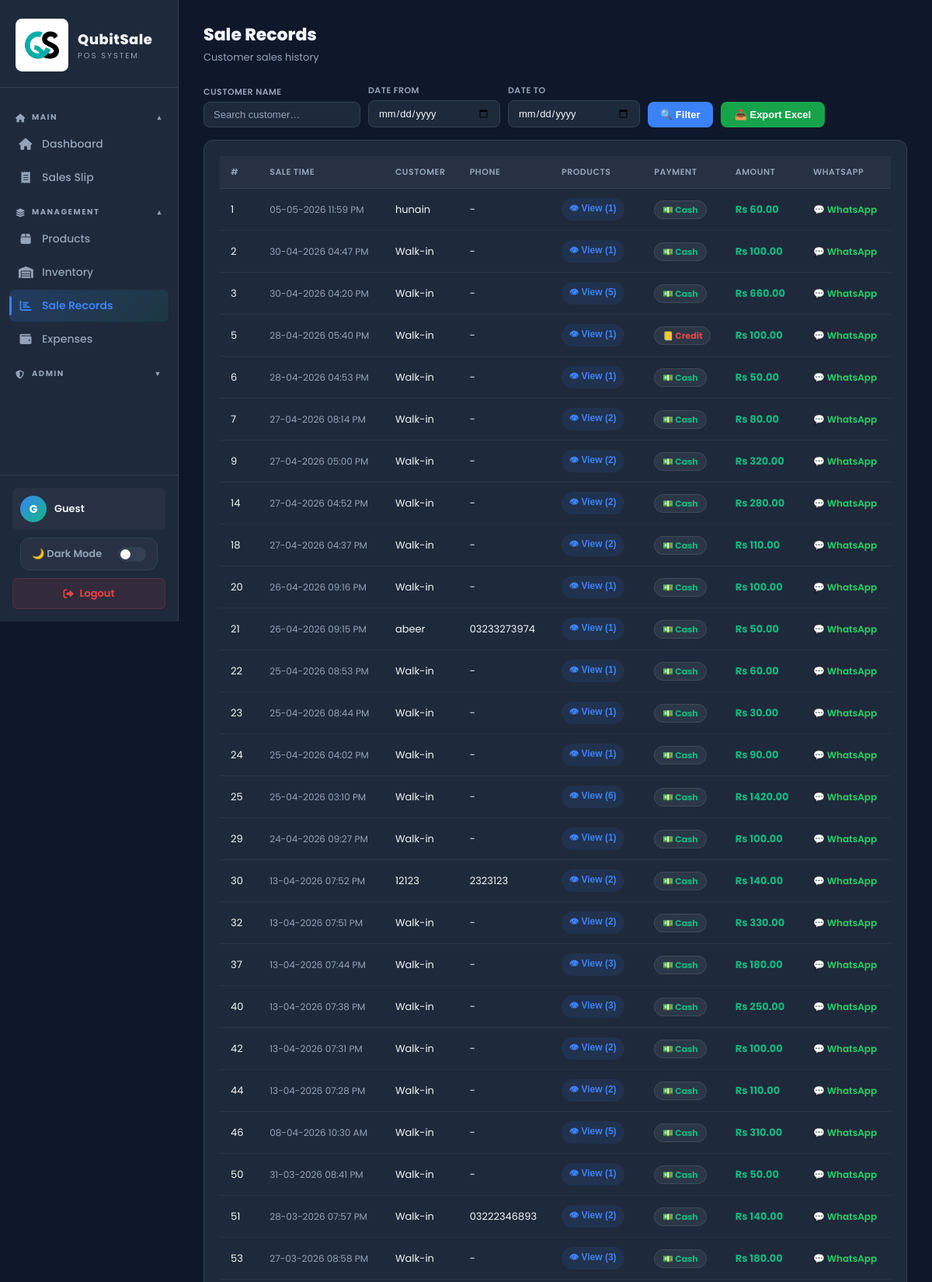
The page /sales.php (upper part) on the database its author committed.
### tables this page shows
CREATE TABLE `sales` (
  `id` int(11) NOT NULL,
  `product_id` int(11) NOT NULL,
  `qty` int(11) NOT NULL,
  `price` decimal(10,2) NOT NULL,
  `customer_name` varchar(100) DEFAULT NULL,
  `customer_phone` varchar(20) DEFAULT NULL,
  `created_at` datetime DEFAULT current_timestamp(),
  `cashier_id` int(11) DEFAULT NULL,
  `cashier_name` varchar(100) DEFAULT NULL,
  `payment_method` varchar(50) DEFAULT 'Cash'
);

### sales.php (the view, shortened to what this page needs)
<?php
include 'db.php';
$conn->set_charset("utf8mb4");
$conn->query("SET time_zone = '+05:00'");
$search   = trim($_GET['search']    ?? '');
$dateFrom = $_GET['date_from'] ?? '';
$dateTo   = $_GET['date_to']   ?? '';
$where  = [];
$whereSql = $where ? 'WHERE ' . implode(' AND ', $where) : '';
$exportParams = http_build_query(array_filter([
    'search'    => $search,
    'date_from' => $dateFrom,
    'date_to'   => $dateTo,
    'export'    => 'excel',
]));
$sql = "SELECT s.customer_name, s.customer_phone, s.qty, s.price,
               s.created_at, s.payment_method, p.name AS product_name
        FROM sales s
        LEFT JOIN products p ON p.id = s.product_id
        $whereSql
        ORDER BY s.created_at DESC";
?>
<!DOCTYPE html>
<html>
<head>
<?php include 'sidebar.php'; ?>
</head>
<body>
<div class="main-content">
  <div class="page-header">
    <div class="page-title">Sale Records</div>
    <div class="page-subtitle">Customer sales history</div>
  </div>
  <div class="content-area">
    <form method="GET" action="">
      <div class="filters-bar">
        <div class="filter-group">
          <label>Customer Name</label>
          <input class="filter-input" type="text" name="search" placeholder="Search customer…" value="<?php echo htmlspecialchars($search); ?>">
        </div>
        <div class="filter-group">
          <label>Date From</label>
          <input class="filter-input" type="date" name="date_from" value="<?php echo htmlspecialchars($dateFrom); ?>">
        </div>
        <div class="filter-group">
          <label>Date To</label>
          <input class="filter-input" type="date" name="date_to" value="<?php echo htmlspecialchars($dateTo); ?>">
        </div>
        <button class="filter-btn" type="submit">🔍 Filter</button>
        <a class="export-btn" href="sales.php?<?php echo htmlspecialchars($exportParams); ?>">📥 Export Excel</a>
      </div>
    </form>
    <div class="card">
    <table>
    <thead><tr><th>#</th><th>Sale Time</th><th>Customer</th><th>Phone</th><th>Products</th><th>Payment</th><th>Amount</th><th>WhatsApp</th></tr></thead>
    <tbody>
    <?php
    $i=1; $grandTotal=0;
    $stmt = $conn->prepare($sql);
    $stmt->execute();
    $q = $stmt->get_result();
    if($q && $q->num_rows>0): while($row=$q->fetch_assoc()): $grandTotal+=$row['qty']*$row['price']; ?>
    <tr>
      <td><?php echo $i++; ?></td>
      <td style="font-size:12px;color:var(--text-muted);"><?php echo date("d-m-Y h:i A",strtotime($row['created_at'])); ?></td>
      <td><?php echo htmlspecialchars($row['customer_name']?:'Walk-in'); ?></td>
      <td><?php echo htmlspecialchars($row['customer_phone']?:'-'); ?></td>
      <td>
        <button class="qty-btn" data-customer="<?php echo htmlspecialchars($row['customer_name']); ?>" data-phone="<?php echo htmlspecialchars($row['customer_phone']); ?>" data-time="<?php echo $row['created_at']; ?>" data-qty="<?php echo (int)$row['qty']; ?>">👁 View</button>
      </td>
      <td><?php
        $pm = $row['payment_method'] ?: 'Cash';
        $pmIcons  = ['Cash'=>'💵','Card'=>'💳','JazzCash'=>'📱','EasyPaisa'=>'📱','Bank Transfer'=>'🏦','Credit'=>'📒'];
        $pmColors = ['Cash'=>'#10b981','Card'=>'#3b82f6','JazzCash'=>'#f97316','EasyPaisa'=>'#10b981','Bank Transfer'=>'#6366f1','Credit'=>'#ef4444'];
        $icon  = $pmIcons[$pm]  ?? '💳';
        $color = $pmColors[$pm] ?? '#94a3b8';
        echo "<span style='background:rgba(255,255,255,0.06);border:1px solid rgba(255,255,255,0.1);padding:3px 10px;border-radius:20px;font-size:11px;font-weight:700;color:{$color};white-space:nowrap;'>{$icon} {$pm}</span>";
      ?></td>
      <td style="font-weight:700;color:var(--accent2);">Rs <?php echo number_format($row['qty']*$row['price'],2); ?></td>
      <td><?php if(!empty($row['customer_phone'])): ?><a class="whatsapp-btn" target="_blank" href="https://wa.me/92<?php echo ltrim($row['customer_phone'],'0'); ?>?text=Thank%20you%20for%20shopping%20with%20us%20%F0%9F%98%8A">💬 WhatsApp</a><?php else: echo '-'; endif; ?></td>
    </tr>
    <?php endwhile; else: ?>
    <tr><td colspan="8" style="text-align:center;padding:30px;color:var(--text-muted);">No sales found</td></tr>
    <?php endif; ?>
    </tbody>
    </table>
    </div>
  </div>
</div>
</body>
</html>

### sales.php (style rules this page uses)
.qty-btn { color:var(--accent);cursor:pointer;font-weight:600;font-size:12px;background:rgba(59,130,246,0.1);padding:4px 10px;border-radius:20px;border:none;font-family:'Plus Jakarta Sans',sans-serif; }
.whatsapp-btn { color:#25d366;font-weight:600;text-decoration:none;font-size:12px; }
.export-btn { display:inline-flex;align-items:center;gap:6px;padding:9px 18px;background:#16a34a;color:#fff;border:none;border-radius:8px;font-family:'Plus Jakarta Sans',sans-serif;font-weight:700;font-size:13px;cursor:pointer;text-decoration:none;transition:background .2s; }
.filters-bar { display:flex;flex-wrap:wrap;gap:10px;align-items:flex-end;margin-bottom:16px; }
.filter-group { display:flex;flex-direction:column;gap:4px; }
.filter-group label { font-size:11px;font-weight:600;color:var(--text-muted);text-transform:uppercase;letter-spacing:.04em; }
.filter-input { padding:8px 12px;border-radius:8px;border:1px solid var(--border);background:var(--card);color:var(--text);font-family:'Plus Jakarta Sans',sans-serif;font-size:13px;min-width:170px; }
.filter-btn { padding:9px 16px;border-radius:8px;border:none;background:var(--accent);color:#fff;font-family:'Plus Jakarta Sans',sans-serif;font-weight:700;font-size:13px;cursor:pointer;align-self:flex-end; }

### rows shown on the page
sales: created_at "05-05-2026 11:59 PM", customer_name "hunain", customer_phone "-", payment_method "💵", payment_method "Cash"
sales: created_at "30-04-2026 04:47 PM", customer_name "Walk-in", customer_phone "-", payment_method "💵", payment_method "Cash"
sales: created_at "30-04-2026 04:20 PM", customer_name "Walk-in", customer_phone "-", payment_method "💵", payment_method "Cash"
sales: created_at "28-04-2026 05:40 PM", customer_name "Walk-in", customer_phone "-", payment_method "📒", payment_method "Credit"
sales: created_at "28-04-2026 04:53 PM", customer_name "Walk-in", customer_phone "-", payment_method "💵", payment_method "Cash"
sales: created_at "27-04-2026 08:14 PM", customer_name "Walk-in", customer_phone "-", payment_method "💵", payment_method "Cash"
sales: created_at "27-04-2026 05:00 PM", customer_name "Walk-in", customer_phone "-", payment_method "💵", payment_method "Cash"
sales: created_at "27-04-2026 04:52 PM", customer_name "Walk-in", customer_phone "-", payment_method "💵", payment_method "Cash"
sales: created_at "27-04-2026 04:37 PM", customer_name "Walk-in", customer_phone "-", payment_method "💵", payment_method "Cash"
sales: created_at "26-04-2026 09:16 PM", customer_name "Walk-in", customer_phone "-", payment_method "💵", payment_method "Cash"
sales: created_at "26-04-2026 09:15 PM", customer_name "abeer", customer_phone "03233273974", payment_method "💵", payment_method "Cash"
sales: created_at "25-04-2026 08:53 PM", customer_name "Walk-in", customer_phone "-", payment_method "💵", payment_method "Cash"
sales: created_at "25-04-2026 08:44 PM", customer_name "Walk-in", customer_phone "-", payment_method "💵", payment_method "Cash"
sales: created_at "25-04-2026 04:02 PM", customer_name "Walk-in", customer_phone "-", payment_method "💵", payment_method "Cash"
sales: created_at "25-04-2026 03:10 PM", customer_name "Walk-in", customer_phone "-", payment_method "💵", payment_method "Cash"
sales: created_at "24-04-2026 09:27 PM", customer_name "Walk-in", customer_phone "-", payment_method "💵", payment_method "Cash"
sales: created_at "13-04-2026 07:52 PM", customer_name "12123", customer_phone "2323123", payment_method "💵", payment_method "Cash"
sales: created_at "13-04-2026 07:51 PM", customer_name "Walk-in", customer_phone "-", payment_method "💵", payment_method "Cash"
sales: created_at "13-04-2026 07:44 PM", customer_name "Walk-in", customer_phone "-", payment_method "💵", payment_method "Cash"
sales: created_at "13-04-2026 07:38 PM", customer_name "Walk-in", customer_phone "-", payment_method "💵", payment_method "Cash"
sales: created_at "13-04-2026 07:31 PM", customer_name "Walk-in", customer_phone "-", payment_method "💵", payment_method "Cash"
sales: created_at "13-04-2026 07:28 PM", customer_name "Walk-in", customer_phone "-", payment_method "💵", payment_method "Cash"
sales: created_at "08-04-2026 10:30 AM", customer_name "Walk-in", customer_phone "-", payment_method "💵", payment_method "Cash"
sales: created_at "31-03-2026 08:41 PM", customer_name "Walk-in", customer_phone "-", payment_method "💵", payment_method "Cash"
sales: created_at "28-03-2026 07:57 PM", customer_name "Walk-in", customer_phone "03222346893", payment_method "💵", payment_method "Cash"
sales: created_at "27-03-2026 08:58 PM", customer_name "Walk-in", customer_phone "-", payment_method "💵", payment_method "Cash"

### other values the page prints
$_app_name "QubitSale"
$_app_tagline "POS SYSTEM"
substr($_SESSION['username'] ?? 'G', 0, 1) "G"
$_SESSION['username'] "Guest"
